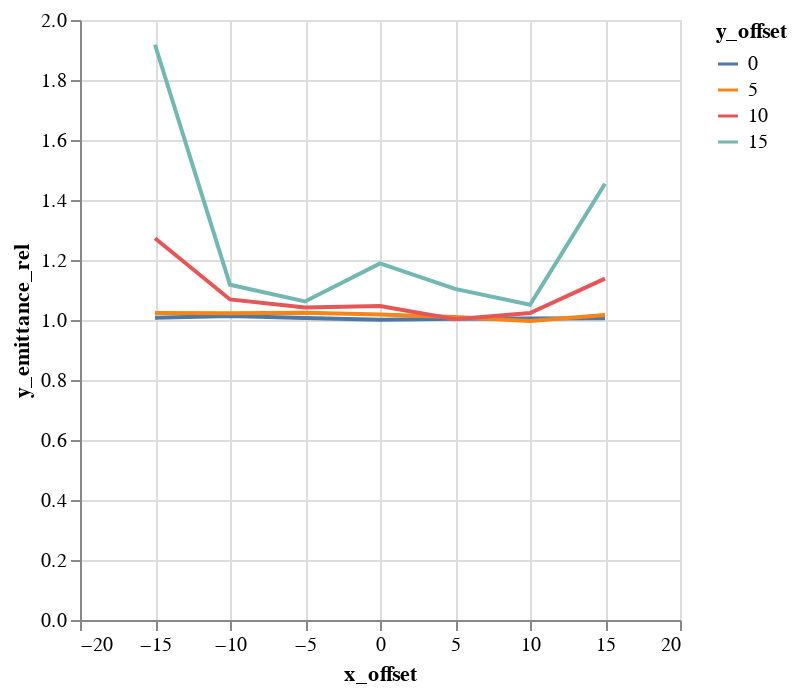

The notebook cell saved with this chart:
### Code cell
alt.Chart(emit_df).mark_line().encode(
    color='y_offset:N',
    x='x_offset',
    y='y_emittance_rel',
)

### Figure 1 — Vega-Lite specification as saved in the notebook (floating-point values rounded to 4 significant figures)
{"$schema": "https://vega.github.io/schema/vega-lite/v1.2.1.json", "data": {"values": [{"losses": 0, "relbeta": 0.002309, "sourceID": 16777222, "sourceName": "x_-15_y_0", "x_emittance": 1.663, "x_emittance_rel": 1.026, "x_norm_emittance": 0.003839, "x_offset": -15, "y_emittance": 1.585, "y_emittance_rel": 1.008, "y_norm_emittance": 0.003658, "y_offset": 0}, {"losses": 0, "relbeta": 0.002309, "sourceID": 16777229, "sourceName": "x_-15_y_5", "x_emittance": 1.695, "x_emittance_rel": 1.064, "x_norm_emittance": 0.003913, "x_offset": -15, "y_emittance": 1.631, "y_emittance_rel": 1.023, "y_norm_emittance": 0.003765, "y_offset": 5}, {"losses": 0, "relbeta": 0.002309, "sourceID": 16777236, "sourceName": "x_-15_y_10", "x_emittance": 2.142, "x_emittance_rel": 1.325, "x_norm_emittance": 0.004945, "x_offset": -15, "y_emittance": 2.032, "y_emittance_rel": 1.272, "y_norm_emittance": 0.00469, "y_offset": 10}, {"losses": 0, "relbeta": 0.002309, "sourceID": 16777243, "sourceName": "x_-15_y_15", "x_emittance": 2.78, "x_emittance_rel": 1.664, "x_norm_emittance": 0.006418, "x_offset": -15, "y_emittance": 3.187, "y_emittance_rel": 1.917, "y_norm_emittance": 0.007356, "y_offset": 15}, {"losses": 0, "relbeta": 0.002309, "sourceID": 16777220, "sourceName": "x_-10_y_0", "x_emittance": 1.588, "x_emittance_rel": 0.9974, "x_norm_emittance": 0.003666, "x_offset": -10, "y_emittance": 1.574, "y_emittance_rel": 1.014, "y_norm_emittance": 0.003633, "y_offset": 0}, {"losses": 0, "relbeta": 0.002309, "sourceID": 16777227, "sourceName": "x_-10_y_5", "x_emittance": 1.633, "x_emittance_rel": 1.012, "x_norm_emittance": 0.00377, "x_offset": -10, "y_emittance": 1.616, "y_emittance_rel": 1.023, "y_norm_emittance": 0.00373, "y_offset": 5}, {"losses": 0, "relbeta": 0.002309, "sourceID": 16777234, "sourceName": "x_-10_y_10", "x_emittance": 1.618, "x_emittance_rel": 1.089, "x_norm_emittance": 0.003736, "x_offset": -10, "y_emittance": 1.779, "y_emittance_rel": 1.069, "y_norm_emittance": 0.004107, "y_offset": 10}, {"losses": 0, "relbeta": 0.002309, "sourceID": 16777241, "sourceName": "x_-10_y_15", "x_emittance": 1.615, "x_emittance_rel": 1.114, "x_norm_emittance": 0.003729, "x_offset": -10, "y_emittance": 1.826, "y_emittance_rel": 1.118, "y_norm_emittance": 0.004216, "y_offset": 15}, {"losses": 0, "relbeta": 0.002309, "sourceID": 16777218, "sourceName": "x_-5_y_0", "x_emittance": 1.687, "x_emittance_rel": 1.007, "x_norm_emittance": 0.003895, "x_offset": -5, "y_emittance": 1.729, "y_emittance_rel": 1.006, "y_norm_emittance": 0.00399, "y_offset": 0}, {"losses": 0, "relbeta": 0.002309, "sourceID": 16777225, "sourceName": "x_-5_y_5", "x_emittance": 1.562, "x_emittance_rel": 1.025, "x_norm_emittance": 0.003606, "x_offset": -5, "y_emittance": 1.665, "y_emittance_rel": 1.024, "y_norm_emittance": 0.003845, "y_offset": 5}, {"losses": 0, "relbeta": 0.002309, "sourceID": 16777232, "sourceName": "x_-5_y_10", "x_emittance": 1.58, "x_emittance_rel": 1.046, "x_norm_emittance": 0.003648, "x_offset": -5, "y_emittance": 1.609, "y_emittance_rel": 1.041, "y_norm_emittance": 0.003715, "y_offset": 10}, {"losses": 0, "relbeta": 0.002309, "sourceID": 16777239, "sourceName": "x_-5_y_15", "x_emittance": 1.808, "x_emittance_rel": 1.069, "x_norm_emittance": 0.004173, "x_offset": -5, "y_emittance": 1.598, "y_emittance_rel": 1.062, "y_norm_emittance": 0.003688, "y_offset": 15}, {"losses": 0, "relbeta": 0.002309, "sourceID": 16777216, "sourceName": "x_0_y_0", "x_emittance": 1.547, "x_emittance_rel": 1.005, "x_norm_emittance": 0.003572, "x_offset": 0, "y_emittance": 1.537, "y_emittance_rel": 1.001, "y_norm_emittance": 0.003549, "y_offset": 0}, {"losses": 0, "relbeta": 0.002309, "sourceID": 16777223, "sourceName": "x_0_y_5", "x_emittance": 1.553, "x_emittance_rel": 1.008, "x_norm_emittance": 0.003585, "x_offset": 0, "y_emittance": 1.563, "y_emittance_rel": 1.018, "y_norm_emittance": 0.003608, "y_offset": 5}, {"losses": 0, "relbeta": 0.002309, "sourceID": 16777230, "sourceName": "x_0_y_10", "x_emittance": 1.468, "x_emittance_rel": 1.046, "x_norm_emittance": 0.003389, "x_offset": 0, "y_emittance": 1.544, "y_emittance_rel": 1.047, "y_norm_emittance": 0.003565, "y_offset": 10}, {"losses": 0, "relbeta": 0.002309, "sourceID": 16777237, "sourceName": "x_0_y_15", "x_emittance": 2.118, "x_emittance_rel": 1.198, "x_norm_emittance": 0.004889, "x_offset": 0, "y_emittance": 1.916, "y_emittance_rel": 1.188, "y_norm_emittance": 0.004424, "y_offset": 15}, {"losses": 0, "relbeta": 0.002309, "sourceID": 16777217, "sourceName": "x_5_y_0", "x_emittance": 1.567, "x_emittance_rel": 1.011, "x_norm_emittance": 0.003617, "x_offset": 5, "y_emittance": 1.682, "y_emittance_rel": 1.004, "y_norm_emittance": 0.003882, "y_offset": 0}, {"losses": 0, "relbeta": 0.002309, "sourceID": 16777224, "sourceName": "x_5_y_5", "x_emittance": 1.632, "x_emittance_rel": 1.019, "x_norm_emittance": 0.003768, "x_offset": 5, "y_emittance": 1.488, "y_emittance_rel": 1.01, "y_norm_emittance": 0.003435, "y_offset": 5}, {"losses": 0, "relbeta": 0.002309, "sourceID": 16777231, "sourceName": "x_5_y_10", "x_emittance": 1.55, "x_emittance_rel": 1.06, "x_norm_emittance": 0.003578, "x_offset": 5, "y_emittance": 1.597, "y_emittance_rel": 1.002, "y_norm_emittance": 0.003687, "y_offset": 10}, {"losses": 0, "relbeta": 0.002309, "sourceID": 16777238, "sourceName": "x_5_y_15", "x_emittance": 1.864, "x_emittance_rel": 1.166, "x_norm_emittance": 0.004303, "x_offset": 5, "y_emittance": 1.737, "y_emittance_rel": 1.104, "y_norm_emittance": 0.004011, "y_offset": 15}, {"losses": 0, "relbeta": 0.002309, "sourceID": 16777219, "sourceName": "x_10_y_0", "x_emittance": 1.583, "x_emittance_rel": 1.042, "x_norm_emittance": 0.003654, "x_offset": 10, "y_emittance": 1.607, "y_emittance_rel": 1.005, "y_norm_emittance": 0.00371, "y_offset": 0}, {"losses": 0, "relbeta": 0.002309, "sourceID": 16777226, "sourceName": "x_10_y_5", "x_emittance": 1.496, "x_emittance_rel": 1.034, "x_norm_emittance": 0.003454, "x_offset": 10, "y_emittance": 1.501, "y_emittance_rel": 0.9964, "y_norm_emittance": 0.003466, "y_offset": 5}, {"losses": 0, "relbeta": 0.002309, "sourceID": 16777233, "sourceName": "x_10_y_10", "x_emittance": 1.845, "x_emittance_rel": 1.059, "x_norm_emittance": 0.004259, "x_offset": 10, "y_emittance": 1.65, "y_emittance_rel": 1.023, "y_norm_emittance": 0.00381, "y_offset": 10}, {"losses": 0, "relbeta": 0.002309, "sourceID": 16777240, "sourceName": "x_10_y_15", "x_emittance": 1.667, "x_emittance_rel": 1.06, "x_norm_emittance": 0.003849, "x_offset": 10, "y_emittance": 1.588, "y_emittance_rel": 1.051, "y_norm_emittance": 0.003667, "y_offset": 15}, {"losses": 0, "relbeta": 0.002309, "sourceID": 16777221, "sourceName": "x_15_y_0", "x_emittance": 1.84, "x_emittance_rel": 1.228, "x_norm_emittance": 0.004249, "x_offset": 15, "y_emittance": 1.587, "y_emittance_rel": 1.006, "y_norm_emittance": 0.003665, "y_offset": 0}, {"losses": 1, "relbeta": 0.002309, "sourceID": 16777228, "sourceName": "x_15_y_5", "x_emittance": 1.872, "x_emittance_rel": 1.191, "x_norm_emittance": 0.004322, "x_offset": 15, "y_emittance": 1.51, "y_emittance_rel": 1.017, "y_norm_emittance": 0.003486, "y_offset": 5}, {"losses": 0, "relbeta": 0.002309, "sourceID": 16777235, "sourceName": "x_15_y_10", "x_emittance": 1.982, "x_emittance_rel": 1.221, "x_norm_emittance": 0.004575, "x_offset": 15, "y_emittance": 1.838, "y_emittance_rel": 1.138, "y_norm_emittance": 0.004244, "y_offset": 10}, {"losses": 0, "relbeta": 0.002309, "sourceID": 16777242, "sourceName": "x_15_y_15", "x_emittance": 2.279, "x_emittance_rel": 1.505, "x_norm_emittance": 0.005262, "x_offset": 15, "y_emittance": 2.309, "y_emittance_rel": 1.454, "y_norm_emittance": 0.00533, "y_offset": 15}]}, "encoding": {"color": {"field": "y_offset", "type": "nominal"}, "x": {"field": "x_offset", "type": "quantitative"}, "y": {"field": "y_emittance_rel", "type": "quantitative"}}, "mark": "line"}
